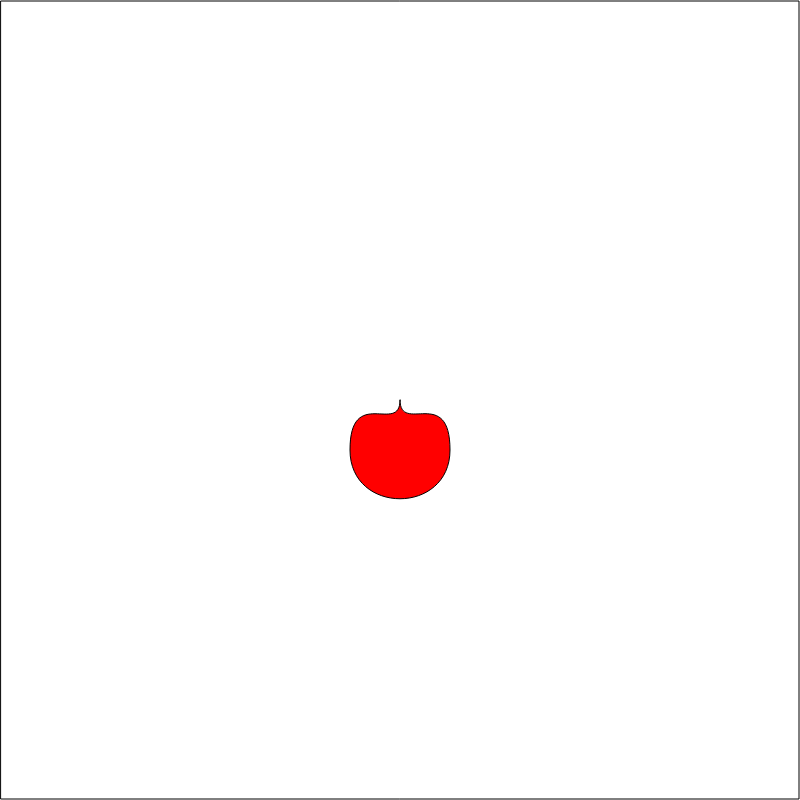
Frame 1 (no input)
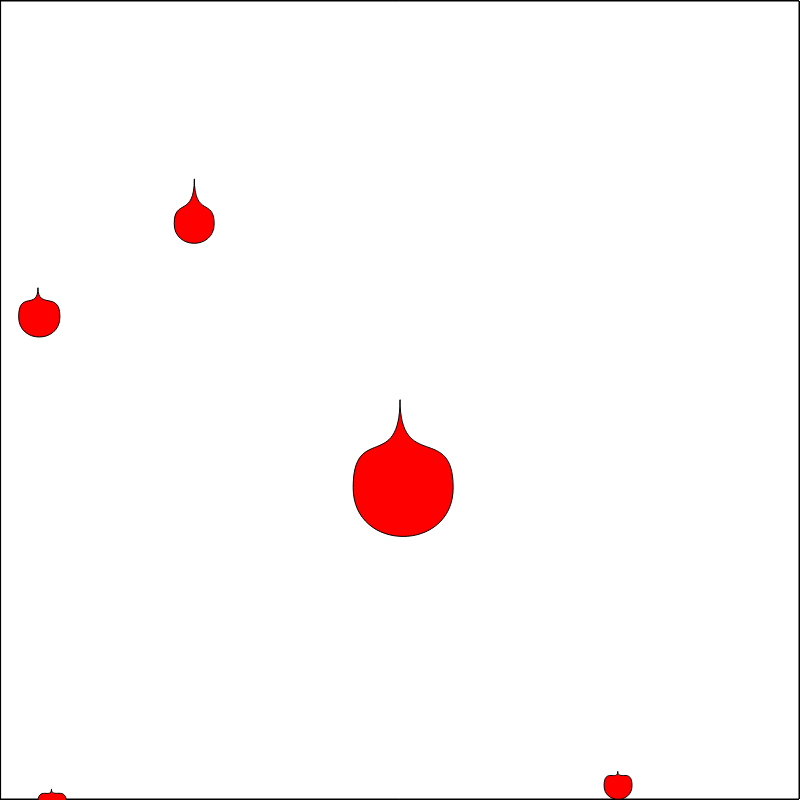
Frame 60 (no input)
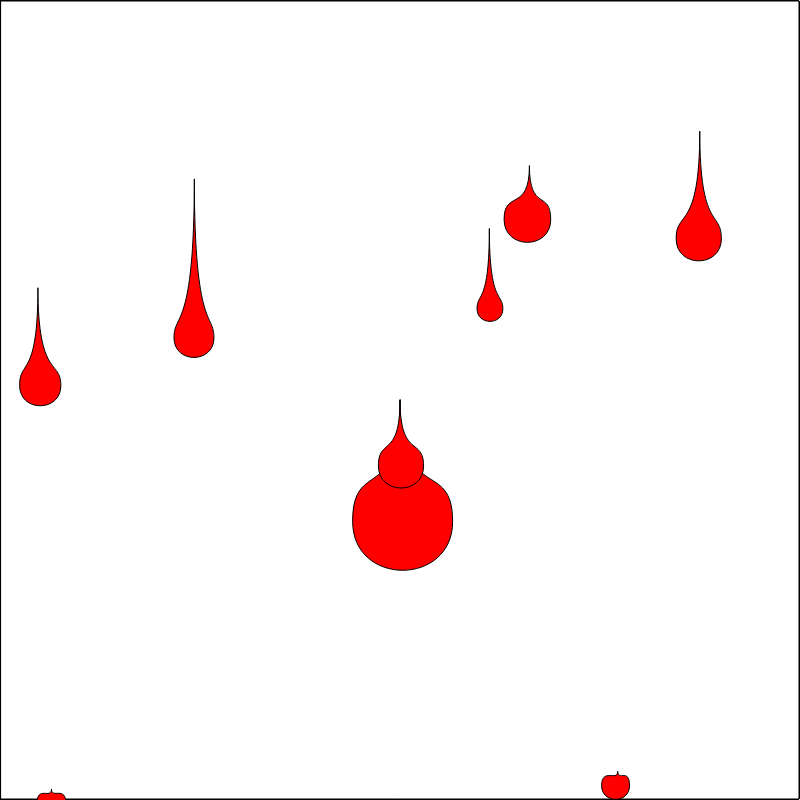
Frame 120 (the mouse pressed at the canvas centre since frame 60)

The p5.js sketch that drew these frames (run headless with seeded random() and noise() and a simulated clock; from frame 60 on, the mouse is pressed at the canvas centre):

// p5.js sketch
// ── sketch.js
var w=800;
var bps = [];
var pts = [];
var dragging = null;
var droplets = [];
var speed = 8;

function pt(x,y) {
    this.x = x;
    this.y = y;
}

pt.prototype.distsq = function(other) {
    return (this.x-other.x)*(this.x-other.x)+(this.y-other.y)*(this.y-other.y);
}

function bp(c1,c2,a){
    this.c1 = c1;
    this.c2 = c2;
    this.a = a;
}

bp.prototype.draw = function() {
    bezierVertex(this.c1.x,this.c1.y,this.c2.x,this.c2.y,this.a.x,this.a.y);
}

function droplet(x,y,r) {
    this.top = new pt(x,y);
    this.p1 = new pt(x-r,y+r);
    this.p2 = new pt(x+r,y+r);
    this.r = r;
    this.cut = false;
}

droplet.prototype.draw = function() {
    beginShape();
    if(!this.cut) {
	vertex(this.top.x,this.top.y);
	bezierVertex(this.top.x,this.p1.y-this.r*0.3,this.p1.x,this.p1.y-1.3*this.r,this.p1.x,this.p1.y);
    } else {
	vertex(this.p1.x,this.p1.y);
    }
    bezierVertex(this.p1.x,this.p1.y+1.3*this.r,this.p2.x,this.p2.y+1.3*this.r,this.p2.x,this.p2.y);
    if(!this.cut)
	bezierVertex(this.p2.x,this.p2.y-1.3*this.r,this.top.x,this.p2.y-this.r*0.3,this.top.x,this.top.y);
    else
	bezierVertex(this.p2.x,this.p2.y-1.3*this.r,this.p1.x,this.p1.y-1.3*this.r,this.p1.x,this.p1.y);
    endShape();
}

droplet.prototype.down = function(fall) {
    if(!this.cut && Math.random()>0.995)
	this.cut = true;
    if(this.cut) {
	this.p1.y += speed;
	this.p2.y += speed;
	return;
    }
	
    this.p1.y += fall;
    var dx =1*(Math.random()-0.5);
    this.p1.x += dx;
    this.p2.x += dx;
    this.p2.y += fall;
    
}

function mousePressed() {
    droplets.push(new droplet(mouseX,mouseY,5+30*Math.random()));
}
function setup() {
    createCanvas(w,w);
    droplets.push(new droplet(w/2,w/2,50));
}

function draw(){
    stroke('black');
    fill('white');
    rect(1,1,w-2,w-2);
    stroke('black');
    fill('red');
    for(dp of droplets) {
	dp.draw();
	var height = (w-dp.p1.y)/w;
	dp.down(speed*Math.random()*height*height);
    }
    if(random()>0.95)
	droplets.push(new droplet(Math.random()*w,Math.random()*w,5+30*Math.random()));
}
